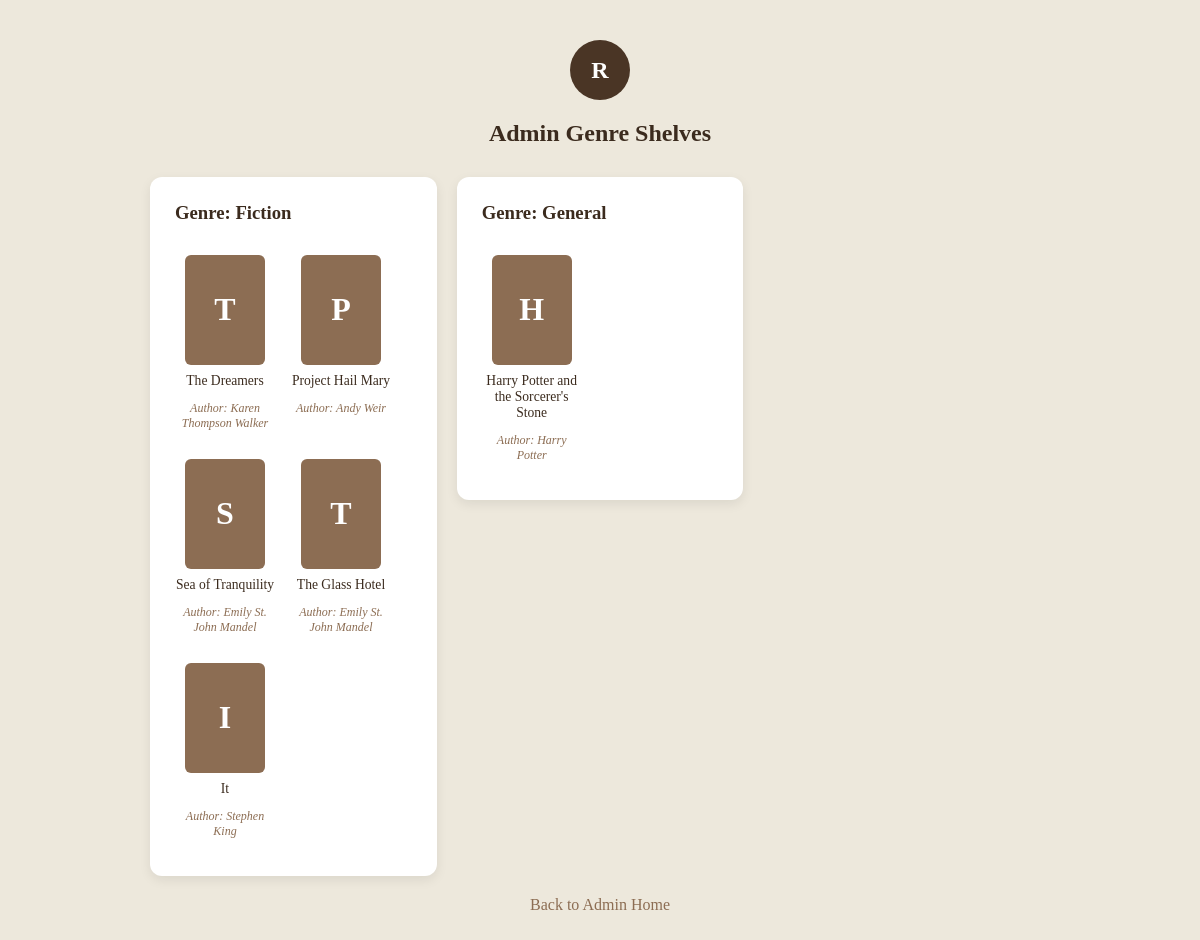
Page /catalog/admin/genre-shelves/ (signed in) on the committed database.
### catalog/models.py (models this page shows, shortened)
class Book(models.Model):
    book_id = models.AutoField(primary_key=True)
    title = models.CharField(max_length=255)
    author = models.CharField(max_length=255)
    genre = models.CharField(max_length=100, blank=True, null=True)
    publisher = models.CharField(max_length=255, blank=True, null=True)
    year = models.IntegerField(blank=True, null=True)
    isbn = models.CharField(max_length=20, blank=True, null=True)
    story = models.TextField(blank=True, null=True)
    cover_image_url = models.URLField(blank=True, null=True)
    added_by = models.ForeignKey(User, on_delete=models.SET_NULL, null=True)
    created_at = models.DateTimeField(auto_now_add=True)

### catalog/views.py (the view)
# urls.py: path('admin/genre-shelves/', views.admin_genre_shelves, name='admin_genre_shelves'),
@staff_member_required(login_url='admin_login')
def admin_genre_shelves(request):
    genres = Book.objects.values_list('genre', flat=True).distinct()
    genre_shelves = []
    for genre in genres:
        if genre: #make sure genre is not empty
            books_in_genre = Book.objects.filter(genre=genre)
            genre_shelves.append({
                'genre_name': genre,
                'books': books_in_genre
            })
    context = {
        'genre_shelves': genre_shelves,
        'username': request.user.username,
    }
    return render(request, 'catalog/admin_genre_shelves.html', context)

### catalog/templates/catalog/admin_genre_shelves.html (shortened to what this page needs)
<!DOCTYPE html>
<html lang="en">
<head>
    {% load static %}
    <link rel="stylesheet" href="{% static 'catalog/shelves.css' %}">
</head>
<body class="shelves-background">
    <div class="shelves-header">
        <div class="avatar-circle">{{ username.0|upper }}</div>
        <h2>Admin Genre Shelves</h2>
    </div>
    <div class="shelves-list">
        {% for shelf in genre_shelves %}
            <div class="shelf-card">
                <div class="shelf-header">
                    <h3>Genre: {{ shelf.genre_name }}</h3>
                </div>
                {% if shelf.books %}
                    <div class="book-grid">
                        {% for book in shelf.books %}
                            <div class="book-item">
                                <div class="book-cover-placeholder">{{ book.title.0|upper }}</div>
                                <p class="book-title">{{ book.title }}</p>
                                <p class="book-status">Author: {{ book.author }}</p>
                            </div>
                        {% endfor %}
                    </div>
                {% else %}
                    <p class="empty-shelf">No books found under this genre.</p>
                {% endif %}
            </div>
        {% empty %}
            <p class="empty-shelf" style="text-align: center;">No genres available yet.</p>
        {% endfor %}
    </div>
    <a href="{% url 'admin_home' %}" class="back-link">Back to Admin Home</a>
</body>
</html>

### catalog/static/catalog/shelves.css (style rules this page uses)
body.shelves-background { margin: 0; min-height: 100vh; padding: 40px 20px; font-family: 'Georgia', serif; background-color: #ede8dc; color: #3b2b1e; }
.shelves-header { text-align: center; margin-bottom: 30px; }
.avatar-circle { width: 60px; height: 60px; border-radius: 50%; background: #4a3525; color: white; font-size: 1.5rem; font-weight: bold; display: flex; align-items: center; justify-content: center; margin: 0 auto 10px; }
.shelves-list { max-width: 900px; margin: 0 auto; display: grid; grid-template-columns: repeat(auto-fill,minmax(220px, 1fr)); gap: 20px; align-items:start; }
.shelf-card { background: white; border-radius: 12px; padding: 25px; margin-bottom: 0; box-shadow: 0 4px 12px rgba(0,0,0,0.08); }
.shelf-card h3 { margin-top: 0; color: #3b2b1e; }
.shelf-header { display: flex; justify-content: space-between; align-items: center; margin-bottom: 12px; }
.book-grid { display: flex; flex-wrap: wrap; gap: 16px; }
.book-item { width: 100px; text-align: center; }
.book-cover-placeholder { width: 80px; height: 110px; background: #8c6d53; color: white; font-size: 2rem; font-weight: bold; display: flex; align-items: center; justify-content: center; border-radius: 6px; margin: 0 auto 8px; }
.book-title { font-size: 0.85rem; margin: 0; }
.book-status { font-size: 0.75rem; color: #8c6d53; font-style: italic; }
.back-link { display: block; text-align: center; margin-top: 20px; color: #8c6d53; text-decoration: none; }

### rows in the picture
Book: title.0 "T", title "The Dreamers", author "Karen Thompson Walker"
Book: title.0 "P", title "Project Hail Mary", author "Andy Weir"
Book: title.0 "S", title "Sea of Tranquility", author "Emily St. John Mandel"
Book: title.0 "T", title "The Glass Hotel", author "Emily St. John Mandel"
Book: title.0 "I", title "It", author "Stephen King"
Book: title.0 "H", title "Harry Potter and the Sorcerer's Stone", author "Harry Potter"

### other values in the picture
{{ username.0|upper }} "R"
{{ shelf.genre_name }} "Fiction" "General"
